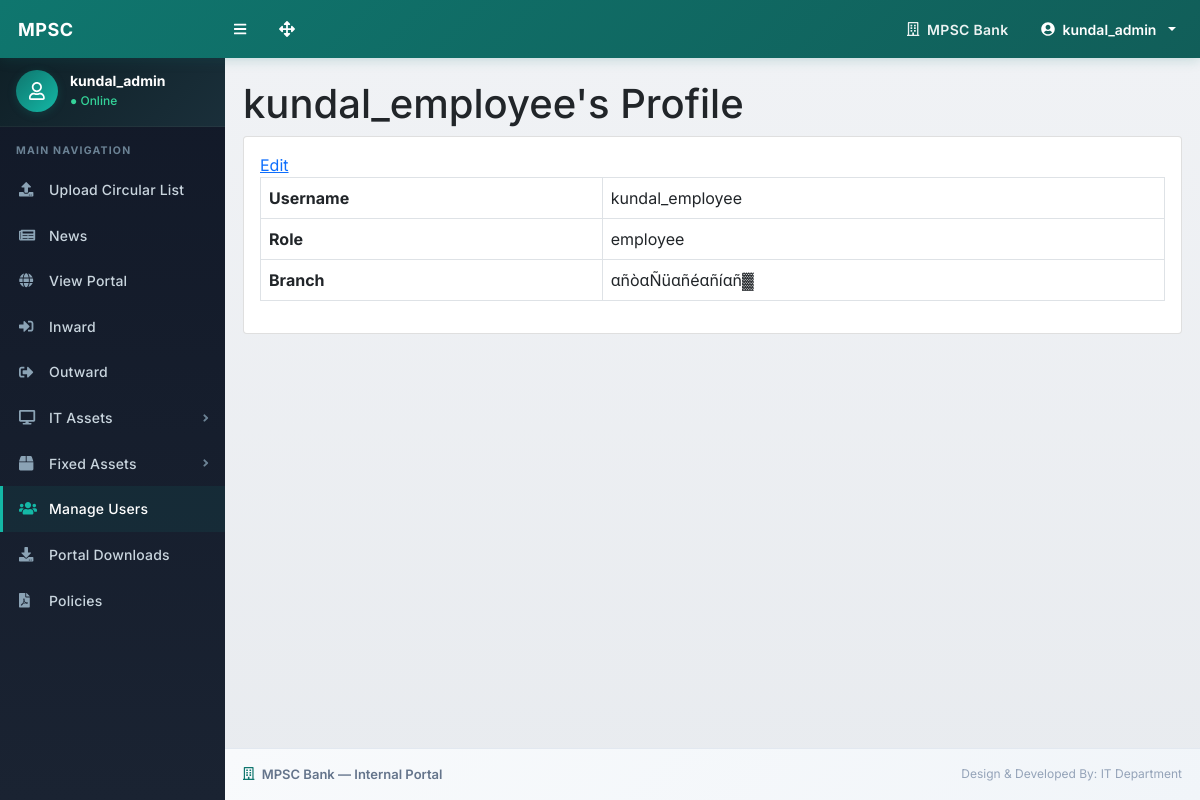
The app's page /user-profile.php?uid=2 (signed in) with its own data.
### tables this page shows
CREATE TABLE `users` (
  `id` int(11) NOT NULL AUTO_INCREMENT,
  `username` varchar(255) NOT NULL,
  `password` varchar(255) NOT NULL,
  `role` varchar(50) NOT NULL DEFAULT 'employee',
  `branch_name` varchar(255) DEFAULT NULL,
  `is_active` tinyint(1) NOT NULL DEFAULT 1,
  PRIMARY KEY (`id`),
  UNIQUE KEY `username` (`username`)
);

### user-profile.php (the view, shortened to what this page needs)
<?php
include_once('./includes/config.php');
$userid = (int)$_GET['uid'];
$stmt = mysqli_prepare($con, "SELECT * FROM users WHERE id=?");
mysqli_stmt_bind_param($stmt, "i", $userid);
mysqli_stmt_execute($stmt);
$queryResult = mysqli_stmt_get_result($stmt);
$result = mysqli_fetch_assoc($queryResult);
?>
<!DOCTYPE html>
<html lang="en">
    <head>
        <link href="./css/styles.css" rel="stylesheet" />
        <link href="./css/custom.css" rel="stylesheet" />
    </head>
    <body class="sb-nav-fixed">
      <?php include_once('includes/navbar.php');?>
        <div id="layoutSidenav">
          <?php include_once('includes/sidebar.php');?>
            <div id="layoutSidenav_content">
                <main>
                    <div class="container-fluid px-4">
                        <h1 class="mt-4"><?php echo htmlspecialchars($result['username']); ?>'s Profile</h1>
                        <div class="card mb-4">
                            <div class="card-body">
                                <a href="edit-profile.php?uid=<?php echo (int)$result['id'];?>">Edit</a>
                                <table class="table table-bordered">
                                   <tr>
                                    <th>Username</th>
                                       <td><?php echo htmlspecialchars($result['username']);?></td>
                                   </tr>
                                   <tr>
                                       <th>Role</th>
                                       <td><?php echo htmlspecialchars($result['role']);?></td>
                                   </tr>
                                   <tr>
                                       <th>Branch</th>
                                       <td><?php echo htmlspecialchars($result['branch_name'] ?? '');?></td>
                                   </tr>
                                </table>
                            </div>
                        </div>
                    </div>
                </main>
          <?php include('./includes/footer.php');?>
            </div>
        </div>
    </body>
</html>

### css/custom.css (style rules this page uses)
body { background-color: #f0f2f5 !important; font-family: 'Inter', 'Segoe UI', Arial, Helvetica, sans-serif; -webkit-font-smoothing: antialiased; -moz-osx-font-smoothing: grayscale; }
#layoutSidenav_content { background: linear-gradient(180deg, #f0f2f5 0%, #e8ebef 100%); }
.container-fluid { padding-left: 18px !important; padding-right: 18px !important; }

### records on screen
users: username "kundal_employee", role "employee", branch_name "αñòαÑüαñéαñíαñ▓"

### other values on screen
$_SESSION['login'] "kundal_admin"
